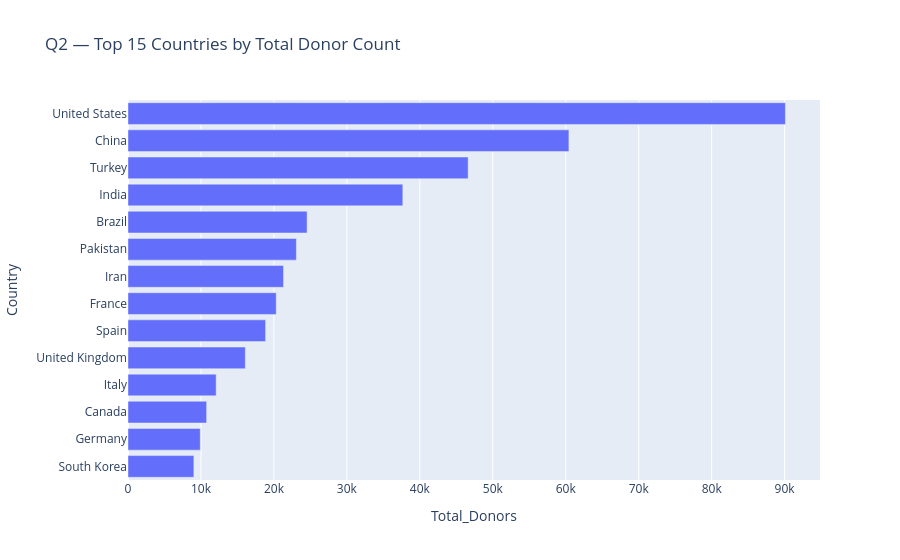

The cell this chart's notebook holds for it:
### Markdown cell above
### Q2. Which countries contribute the highest total donor counts?
**Analysis and justification:** This view is selected to compare the relevant groups or examine the relationship between the variables. Use rates for population-adjusted comparisons and treat correlations as associations, not causation. After running the cell, record the highest/lowest groups, the pattern, any outliers, and one limitation in your report.

### Code cell
tmp = df.groupby("Country", dropna=False)["Total_Donors"].sum().nlargest(15).sort_values().reset_index()
fig = px.bar(tmp, x="Total_Donors", y="Country", orientation="h", title="Q2 — Top 15 Countries by Total Donor Count")
fig.show(); display(tmp.sort_values("Total_Donors", ascending=False))

### Figure 1 — Plotly figure (JSON) as saved in the notebook; plotly's stock layout.template omitted (floating-point values rounded to 4 significant figures)
{"data": [{"hovertemplate": "Total_Donors=%{x}<br>Country=%{y}<extra></extra>", "legendgroup": "", "marker": {"color": "#636efa", "pattern": {"shape": ""}}, "name": "", "orientation": "h", "showlegend": false, "textposition": "auto", "type": "bar", "x": [9029.0, 9828.0, 9905.0, 10780.0, 12080.0, 16080.0, 18860.0, 20320.0, 21320.0, 23080.0, 24540.0, 37670.0, 46620.0, 60430.0, 90110.0], "xaxis": "x", "y": ["South Korea", null, "Germany", "Canada", "Italy", "United Kingdom", "Spain", "France", "Iran", "Pakistan", "Brazil", "India", "Turkey", "China", "United States"], "yaxis": "y"}], "layout": {"barmode": "relative", "legend": {"tracegroupgap": 0}, "title": {"text": "Q2 — Top 15 Countries by Total Donor Count"}, "xaxis": {"anchor": "y", "domain": [0, 1], "title": {"text": "Total_Donors"}}, "yaxis": {"anchor": "x", "domain": [0, 1], "title": {"text": "Country"}}}}
